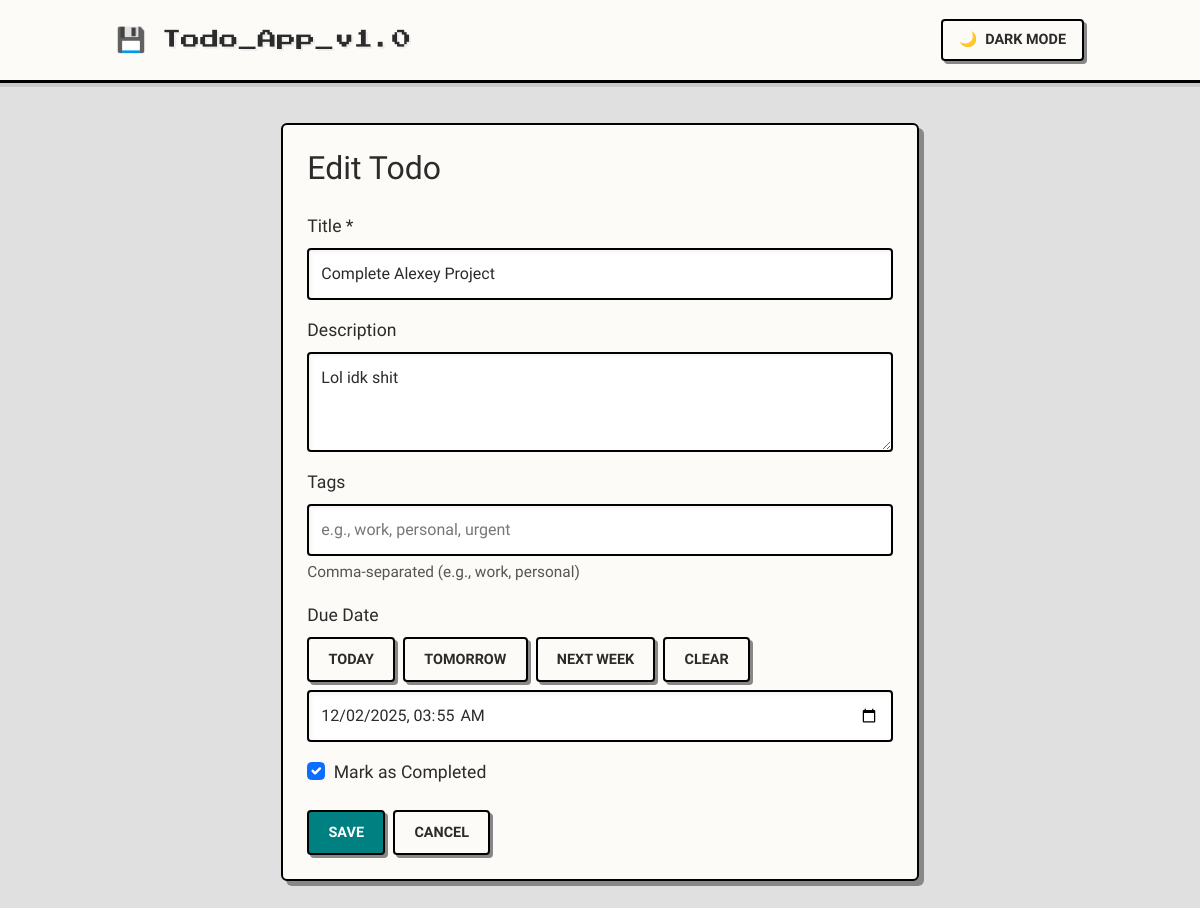
Page /2/update/ on the committed database.
### todo/models.py (models this page shows, shortened)
class Todo(models.Model):
    PRIORITY_CHOICES = [
        ('low', 'Low'),
        ('medium', 'Medium'),
        ('high', 'High'),
        ('critical', 'Critical'),
    ]
    title = models.CharField(max_length=200)
    description = models.TextField(blank=True)
    due_date = models.DateTimeField(null=True, blank=True)
    is_resolved = models.BooleanField(default=False)
    created_at = models.DateTimeField(auto_now_add=True)
    priority = models.CharField(max_length=10, choices=PRIORITY_CHOICES, default='medium')
    tags = models.CharField(max_length=200, blank=True, help_text="Comma-separated tags (e.g., work, personal, urgent)")

### todo/views.py (the view, shortened to what this page needs)
# urls.py: path('<int:pk>/update/', TodoUpdateView.as_view(), name='todo-update'),
class TodoUpdateView(UpdateView):
    model = Todo
    form_class = TodoForm
    template_name = 'todo/todo_form.html'
    success_url = reverse_lazy('todo-list')
    def get_template_names(self):
        if self.request.headers.get('x-requested-with') == 'XMLHttpRequest':
            return ['todo/todo_form_partial.html']
        return [self.template_name]

### todo/forms.py
class TodoForm(forms.ModelForm):
    class Meta:
        model = Todo
        fields = ['title', 'description', 'due_date', 'tags', 'is_resolved']
        widgets = {
            'title': forms.TextInput(attrs={'class': 'form-control', 'placeholder': 'Enter todo title'}),
            'description': forms.Textarea(attrs={'class': 'form-control', 'rows': 3, 'placeholder': 'Enter description'}),
            'due_date': forms.DateTimeInput(attrs={'class': 'form-control', 'type': 'datetime-local'}),
            'tags': forms.TextInput(attrs={'class': 'form-control', 'placeholder': 'e.g., work, personal, urgent'}),
            'is_resolved': forms.CheckboxInput(attrs={'class': 'form-check-input'}),
        }

### todo/templates/todo/todo_form.html (shortened to what this page needs)
{% extends 'todo/base.html' %}
{% block content %}
<div class="row justify-content-center">
    <div class="col-lg-8">
        <div class="card">
            <div class="card-body p-4">
                <h2 class="mb-4">{% if form.instance.pk %}Edit{% else %}Create{% endif %} Todo</h2>
                <form method="post">
                    <div class="mb-3">
                        <label for="{{ form.title.id_for_label }}" class="form-label">Title *</label>
                        {{ form.title }}
                    </div>
                    <div class="mb-3">
                        <label for="{{ form.description.id_for_label }}" class="form-label">Description</label>
                        {{ form.description }}
                    </div>
                    <div class="mb-3">
                        <label for="{{ form.tags.id_for_label }}" class="form-label">Tags</label>
                        {{ form.tags }}
                        <small class="text-muted d-block mt-1">Comma-separated (e.g., work, personal)</small>
                    </div>
                    <div class="mb-3">
                        <label for="{{ form.due_date.id_for_label }}" class="form-label">Due Date</label>
                        <div class="d-flex gap-2 mb-2 flex-wrap">
                            <button type="button" class="btn btn-sm btn-outline-primary"
                                onclick="setQuickDate('today')">Today</button>
                            <button type="button" class="btn btn-sm btn-outline-primary"
                                onclick="setQuickDate('tomorrow')">Tomorrow</button>
                            <button type="button" class="btn btn-sm btn-outline-primary"
                                onclick="setQuickDate('nextWeek')">Next Week</button>
                            <button type="button" class="btn btn-sm btn-outline-secondary"
                                onclick="clearDate()">Clear</button>
                        </div>
                        {{ form.due_date }}
                    </div>
                    <div class="mb-4">
                        <div class="form-check">
                            {{ form.is_resolved }}
                            <label class="form-check-label" for="{{ form.is_resolved.id_for_label }}">
                                Mark as Completed
                            </label>
                        </div>
                    </div>
                    <div class="d-flex gap-2">
                        <button type="submit" class="btn btn-primary">Save</button>
                        <a href="{% url 'todo-list' %}" class="btn btn-outline-secondary">Cancel</a>
                    </div>
                </form>
            </div>
        </div>
    </div>
</div>
{% endblock %}

### todo/templates/todo/base.html (style rules this page uses)
:root[data-theme="light"] { --bg-body: #e0e0e0; --bg-primary: #fdfbf7; --bg-secondary: #ffffff; --bg-tertiary: #eeeeee; --text-primary: #2b2b2b; --text-secondary: #555555; --border-light: #ffffff; --border-dark: #888888; --border-black: #000000; --accent-primary: #008080; --accent-hover: #006666; --priority-critical: #d32f2f; --priority-high: #f57c00; --priority-medium: #fbc02d; --priority-low: #388e3c; }
* { box-sizing: border-box; }
body { font-family: 'Courier Prime', 'Courier New', monospace; font-size: 1.1rem; line-height: 1.6; background-color: var(--bg-body); color: var(--text-primary); min-height: 100vh; padding-bottom: 2rem; transition: background-color 0.3s ease; }
.btn { border-radius: 4px; border: 2px solid var(--border-black); background: var(--bg-primary); color: var(--text-primary); font-family: 'Courier Prime', monospace; font-weight: 700; font-size: 0.9rem; padding: 0.6rem 1.2rem; text-transform: uppercase; box-shadow: 3px 3px 0 var(--border-dark); transition: all 0.1s ease; position: relative; top: 0; left: 0; }
.btn-primary { background: var(--accent-primary); color: #ffffff; border-color: var(--border-black); }
.card, .content-card, .calendar-container, .modal-content { background: var(--bg-primary); border: 2px solid var(--border-black); border-radius: 6px; box-shadow: 5px 5px 0 var(--border-dark); color: var(--text-primary); margin-bottom: 1.5rem; }
.form-control, .form-select { border: 2px solid var(--border-black); border-radius: 4px; background: var(--bg-secondary); color: var(--text-primary); font-family: 'Courier Prime', monospace; padding: 0.75rem; box-shadow: inset 2px 2px 5px rgba(0,0,0,0.05); }
.form-control::placeholder { color: var(--text-secondary); opacity: 0.8; }
a { text-decoration: none; color: inherit; }
.text-muted { color: var(--text-secondary) !important; }

### rows in the picture
Todo: title "Complete Alexey Project", description "Lol idk shit", due_date "12/02/2025 03:55", is_resolved "☑"
